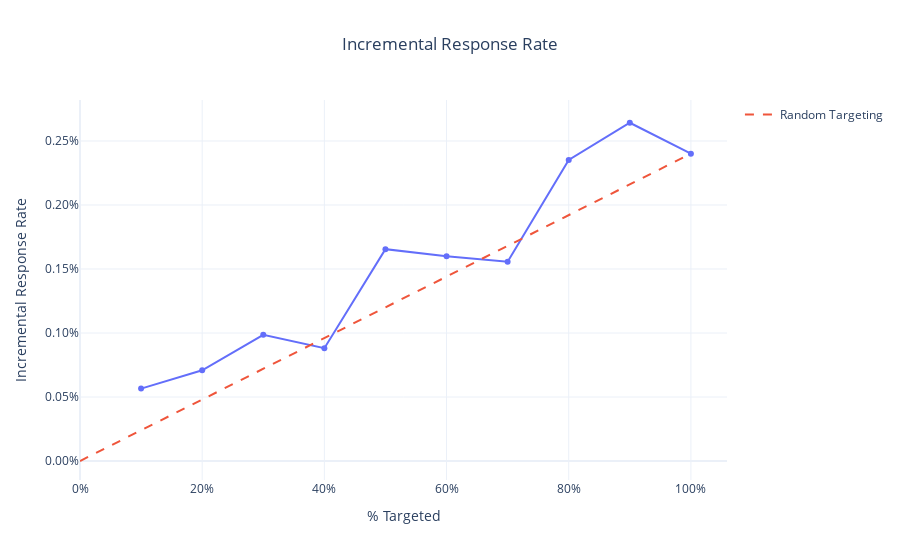

The cell this chart's notebook holds for it:
### Code cell
fig = plot_incremental_response_rate(qini_bins)
fig.show()

### Figure 1 — Plotly figure (JSON) as saved in the notebook; plotly's stock layout.template omitted (floating-point values rounded to 4 significant figures)
{"data": [{"hovertemplate": "% Targeted=%{x}<br>Incremental Response Rate=%{y}<extra></extra>", "legendgroup": "", "line": {"color": "#636efa", "dash": "solid"}, "marker": {"symbol": "circle"}, "mode": "lines+markers", "name": "", "orientation": "v", "showlegend": false, "type": "scatter", "x": [0.1, 0.2, 0.3, 0.4, 0.5, 0.6, 0.7, 0.8, 0.9, 1.0], "xaxis": "x", "y": [0.0005656, 0.0007088, 0.0009859, 0.0008811, 0.001655, 0.001599, 0.001556, 0.002352, 0.002642, 0.002401], "yaxis": "y"}, {"line": {"dash": "dash"}, "mode": "lines", "name": "Random Targeting", "type": "scatter", "x": [0, 1], "y": [0, 0.002401]}], "layout": {"legend": {"title": {"text": ""}, "tracegroupgap": 0}, "title": {"text": "Incremental Response Rate", "x": 0.5}, "xaxis": {"anchor": "y", "domain": [0, 1], "tickformat": ".0%", "title": {"text": "% Targeted"}}, "yaxis": {"anchor": "x", "domain": [0, 1], "tickformat": ".2%", "title": {"text": "Incremental Response Rate"}}}}
